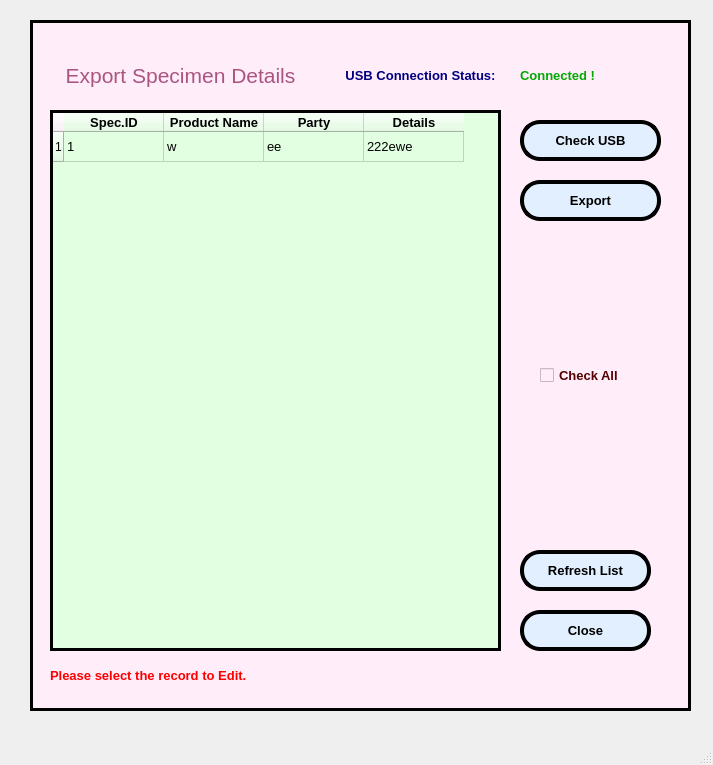
<?xml version="1.0" encoding="UTF-8"?>
<ui version="4.0">
 <class>MainWindow</class>
 <widget class="QMainWindow" name="MainWindow">
  <property name="geometry">
   <rect>
    <x>0</x>
    <y>0</y>
    <width>713</width>
    <height>765</height>
   </rect>
  </property>
  <property name="baseSize">
   <size>
    <width>0</width>
    <height>0</height>
   </size>
  </property>
  <property name="windowTitle">
   <string>MainWindow</string>
  </property>
  <widget class="QWidget" name="centralwidget">
   <widget class="QFrame" name="frame">
    <property name="geometry">
     <rect>
      <x>30</x>
      <y>20</y>
      <width>661</width>
      <height>691</height>
     </rect>
    </property>
    <property name="font">
     <font>
      <family>Arial</family>
     </font>
    </property>
    <property name="styleSheet">
     <string notr="true">background-color: rgb(255, 237, 250);</string>
    </property>
    <property name="frameShape">
     <enum>QFrame::Box</enum>
    </property>
    <property name="frameShadow">
     <enum>QFrame::Plain</enum>
    </property>
    <property name="lineWidth">
     <number>3</number>
    </property>
    <widget class="QLabel" name="label">
     <property name="geometry">
      <rect>
       <x>20</x>
       <y>40</y>
       <width>261</width>
       <height>31</height>
      </rect>
     </property>
     <property name="font">
      <font>
       <family>Arial</family>
       <pointsize>16</pointsize>
      </font>
     </property>
     <property name="styleSheet">
      <string notr="true">color: rgb(170, 85, 127);</string>
     </property>
     <property name="text">
      <string>Export Specimen Details</string>
     </property>
     <property name="alignment">
      <set>Qt::AlignCenter</set>
     </property>
    </widget>
    <widget class="QTableWidget" name="tableWidget">
     <property name="geometry">
      <rect>
       <x>20</x>
       <y>90</y>
       <width>451</width>
       <height>541</height>
      </rect>
     </property>
     <property name="font">
      <font>
       <family>Arial</family>
       <pointsize>10</pointsize>
      </font>
     </property>
     <property name="styleSheet">
      <string notr="true">background-color: rgb(226, 255, 225);</string>
     </property>
     <property name="frameShape">
      <enum>QFrame::Box</enum>
     </property>
     <property name="frameShadow">
      <enum>QFrame::Plain</enum>
     </property>
     <property name="lineWidth">
      <number>3</number>
     </property>
     <property name="gridStyle">
      <enum>Qt::SolidLine</enum>
     </property>
     <property name="sortingEnabled">
      <bool>true</bool>
     </property>
     <attribute name="verticalHeaderShowSortIndicator" stdset="0">
      <bool>false</bool>
     </attribute>
     <attribute name="verticalHeaderStretchLastSection">
      <bool>false</bool>
     </attribute>
     <row>
      <property name="text">
       <string>1</string>
      </property>
     </row>
     <column>
      <property name="text">
       <string>Spec.ID</string>
      </property>
      <property name="font">
       <font>
        <family>Arial</family>
        <pointsize>10</pointsize>
        <weight>75</weight>
        <bold>true</bold>
       </font>
      </property>
     </column>
     <column>
      <property name="text">
       <string>Product Name</string>
      </property>
      <property name="font">
       <font>
        <family>Arial</family>
        <pointsize>10</pointsize>
        <weight>75</weight>
        <bold>true</bold>
       </font>
      </property>
     </column>
     <column>
      <property name="text">
       <string>Party</string>
      </property>
      <property name="font">
       <font>
        <family>Arial</family>
        <pointsize>10</pointsize>
        <weight>75</weight>
        <bold>true</bold>
       </font>
      </property>
     </column>
     <column>
      <property name="text">
       <string>Details</string>
      </property>
      <property name="font">
       <font>
        <family>Arial</family>
        <pointsize>10</pointsize>
        <weight>75</weight>
        <bold>true</bold>
       </font>
      </property>
     </column>
     <item row="0" column="0">
      <property name="text">
       <string>1</string>
      </property>
      <property name="font">
       <font>
        <family>Arial</family>
        <pointsize>10</pointsize>
       </font>
      </property>
     </item>
     <item row="0" column="1">
      <property name="text">
       <string>w</string>
      </property>
      <property name="font">
       <font>
        <family>Arial</family>
        <pointsize>10</pointsize>
       </font>
      </property>
     </item>
     <item row="0" column="2">
      <property name="text">
       <string>ee</string>
      </property>
      <property name="font">
       <font>
        <family>Arial</family>
        <pointsize>10</pointsize>
       </font>
      </property>
     </item>
     <item row="0" column="3">
      <property name="text">
       <string>222ewe</string>
      </property>
      <property name="font">
       <font>
        <family>Arial</family>
        <pointsize>10</pointsize>
       </font>
      </property>
     </item>
    </widget>
    <widget class="QLabel" name="label_21">
     <property name="geometry">
      <rect>
       <x>20</x>
       <y>640</y>
       <width>221</width>
       <height>31</height>
      </rect>
     </property>
     <property name="font">
      <font>
       <family>Arial</family>
       <pointsize>10</pointsize>
       <weight>75</weight>
       <bold>true</bold>
       <underline>false</underline>
      </font>
     </property>
     <property name="styleSheet">
      <string notr="true">color: rgb(255, 0, 0);</string>
     </property>
     <property name="text">
      <string>Please select the record to Edit.</string>
     </property>
     <property name="alignment">
      <set>Qt::AlignLeading|Qt::AlignLeft|Qt::AlignVCenter</set>
     </property>
    </widget>
    <widget class="QPushButton" name="pushButton_5">
     <property name="geometry">
      <rect>
       <x>490</x>
       <y>530</y>
       <width>131</width>
       <height>41</height>
      </rect>
     </property>
     <property name="font">
      <font>
       <family>Arial</family>
       <pointsize>10</pointsize>
       <weight>75</weight>
       <bold>true</bold>
      </font>
     </property>
     <property name="styleSheet">
      <string notr="true">border-style:outset;
border-color: rgb(0, 0, 0);
border-width:4px;
color: rgb(0, 0, 0);
border-radius:20px;
background-color: rgb(226, 239, 255);</string>
     </property>
     <property name="text">
      <string>Refresh List</string>
     </property>
    </widget>
    <widget class="QPushButton" name="pushButton_9">
     <property name="geometry">
      <rect>
       <x>490</x>
       <y>590</y>
       <width>131</width>
       <height>41</height>
      </rect>
     </property>
     <property name="font">
      <font>
       <family>Arial</family>
       <pointsize>10</pointsize>
       <weight>75</weight>
       <bold>true</bold>
      </font>
     </property>
     <property name="styleSheet">
      <string notr="true">border-style:outset;
border-color: rgb(0, 0, 0);
border-width:4px;
color: rgb(0, 0, 0);
border-radius:20px;
background-color: rgb(226, 239, 255);</string>
     </property>
     <property name="text">
      <string>Close</string>
     </property>
    </widget>
    <widget class="QPushButton" name="pushButton_6">
     <property name="geometry">
      <rect>
       <x>490</x>
       <y>160</y>
       <width>141</width>
       <height>41</height>
      </rect>
     </property>
     <property name="font">
      <font>
       <family>Arial</family>
       <pointsize>10</pointsize>
       <weight>75</weight>
       <bold>true</bold>
      </font>
     </property>
     <property name="styleSheet">
      <string notr="true">border-style:outset;
border-color: rgb(0, 0, 0);
border-width:4px;
color: rgb(0, 0, 0);
border-radius:20px;
background-color: rgb(226, 239, 255);</string>
     </property>
     <property name="text">
      <string>Export</string>
     </property>
    </widget>
    <widget class="QPushButton" name="pushButton_7">
     <property name="geometry">
      <rect>
       <x>490</x>
       <y>100</y>
       <width>141</width>
       <height>41</height>
      </rect>
     </property>
     <property name="font">
      <font>
       <family>Arial</family>
       <pointsize>10</pointsize>
       <weight>75</weight>
       <bold>true</bold>
      </font>
     </property>
     <property name="styleSheet">
      <string notr="true">border-style:outset;
border-color: rgb(0, 0, 0);
border-width:4px;
color: rgb(0, 0, 0);
border-radius:20px;
background-color: rgb(226, 239, 255);</string>
     </property>
     <property name="text">
      <string>Check USB</string>
     </property>
    </widget>
    <widget class="QLabel" name="label_22">
     <property name="geometry">
      <rect>
       <x>300</x>
       <y>40</y>
       <width>181</width>
       <height>31</height>
      </rect>
     </property>
     <property name="font">
      <font>
       <family>Arial</family>
       <pointsize>10</pointsize>
       <weight>75</weight>
       <bold>true</bold>
       <underline>false</underline>
      </font>
     </property>
     <property name="styleSheet">
      <string notr="true">color: rgb(0, 0, 127);</string>
     </property>
     <property name="text">
      <string>USB Connection Status:</string>
     </property>
     <property name="alignment">
      <set>Qt::AlignCenter</set>
     </property>
    </widget>
    <widget class="QLabel" name="label_23">
     <property name="geometry">
      <rect>
       <x>490</x>
       <y>40</y>
       <width>111</width>
       <height>31</height>
      </rect>
     </property>
     <property name="font">
      <font>
       <family>Arial</family>
       <pointsize>10</pointsize>
       <weight>75</weight>
       <bold>true</bold>
       <underline>false</underline>
      </font>
     </property>
     <property name="styleSheet">
      <string notr="true">color: rgb(0, 170, 0);</string>
     </property>
     <property name="text">
      <string>Connected !</string>
     </property>
     <property name="alignment">
      <set>Qt::AlignLeading|Qt::AlignLeft|Qt::AlignVCenter</set>
     </property>
    </widget>
    <widget class="QCheckBox" name="checkBox">
     <property name="geometry">
      <rect>
       <x>510</x>
       <y>340</y>
       <width>111</width>
       <height>31</height>
      </rect>
     </property>
     <property name="font">
      <font>
       <family>Arial</family>
       <pointsize>10</pointsize>
       <weight>75</weight>
       <bold>true</bold>
      </font>
     </property>
     <property name="styleSheet">
      <string notr="true">color: rgb(85, 0, 0);</string>
     </property>
     <property name="text">
      <string>Check All</string>
     </property>
    </widget>
   </widget>
  </widget>
  <widget class="QMenuBar" name="menubar">
   <property name="geometry">
    <rect>
     <x>0</x>
     <y>0</y>
     <width>713</width>
     <height>21</height>
    </rect>
   </property>
  </widget>
  <widget class="QStatusBar" name="statusbar"/>
 </widget>
 <resources/>
 <connections/>
</ui>
